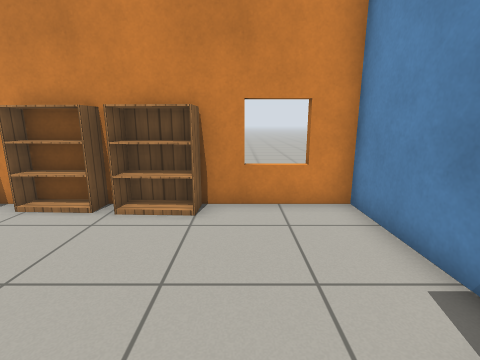
[1] (above)

16 first-person views from a walk through a world built for the Gazebo simulator. The camera is 1 m above the floor, tilts 12° down and sees 85° across. The floor is counted in squares, 0.5 m on a side. Each view is taken from the middle of a square. On the plan, view 1 faces up. The plan holds only what a view shows up to about 16 squares ahead; the rest is blank. The place goes on beyond the plan. Gazebo's built-in surfaces are drawn with simple patterns. Simple shapes stand in for some stock models.

[2]
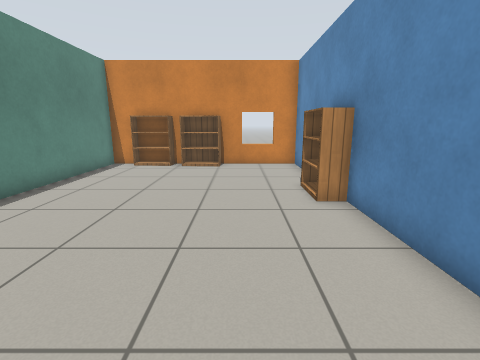

[3]
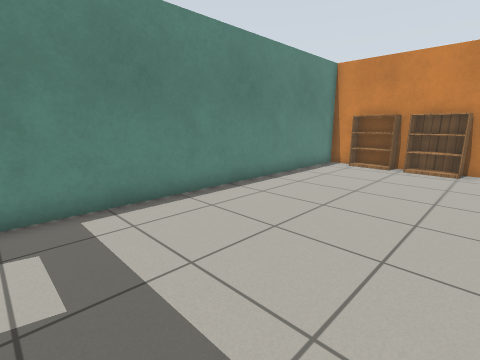

[4]
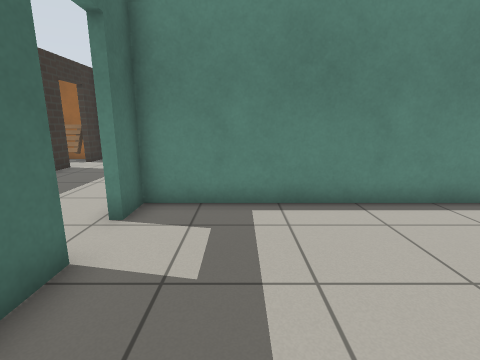

[5]
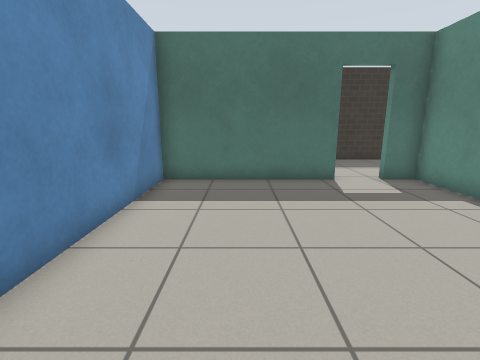

[6]
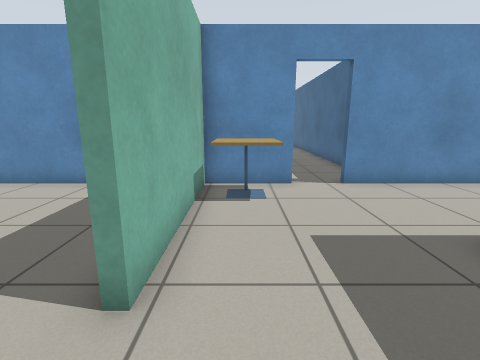

[7]
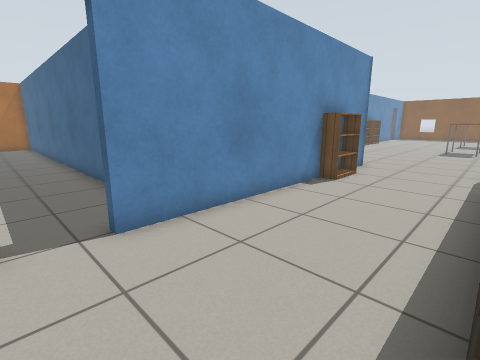

[8]
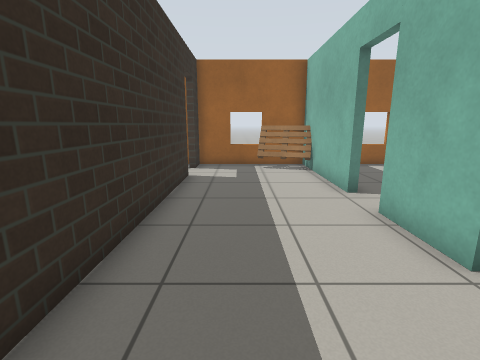

[9]
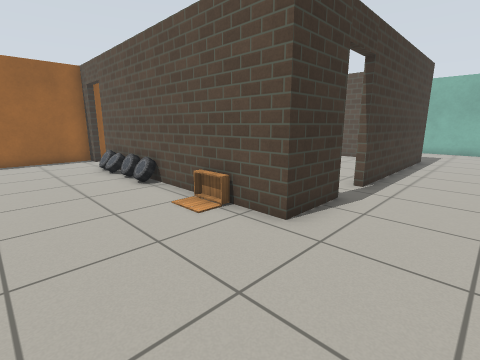

[10]
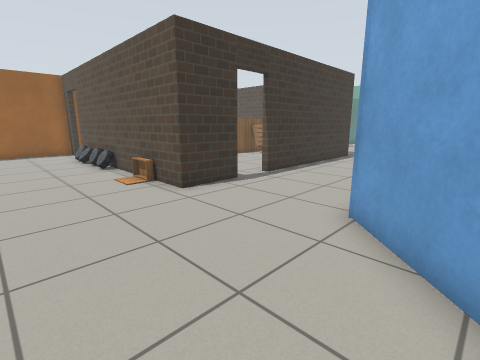

[11]
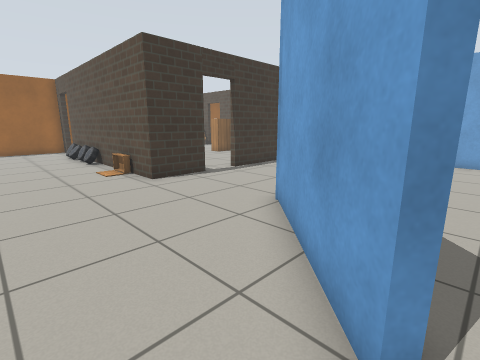

[12]
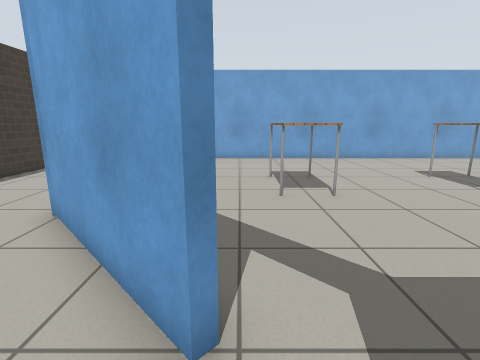

[13]
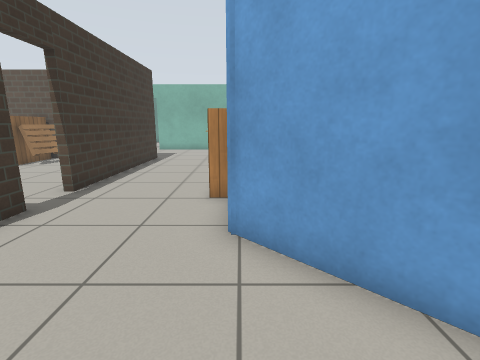

[14]
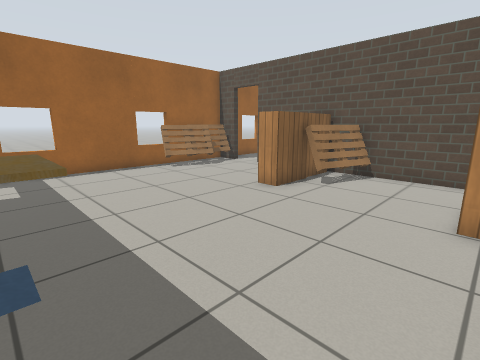

[15]
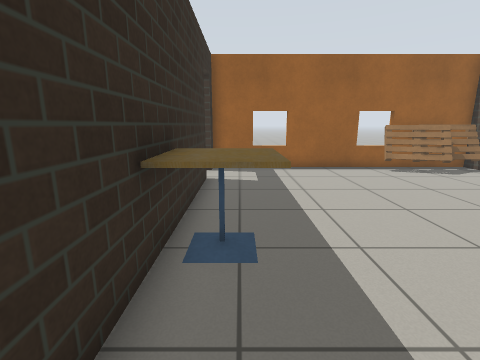

[16]
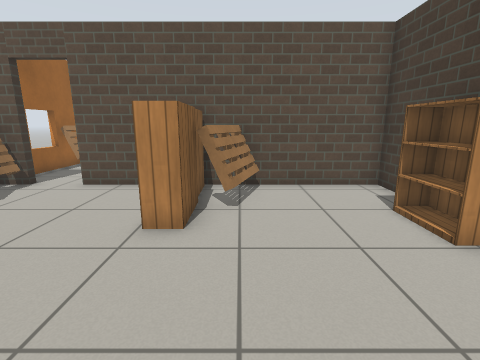

### Floor plan
Points are (right, up) in squares from view 1. A wall is a line through its corners. A room is listed if a view was taken in it or the views show most of it. See-through windows are left out.
Room 1 (views 1, 2, 3, 4, 5)
walls: (-3.5, -8.5) (2.8, -8.5) (2.8, 6.5) (-6.5, 6.5) (-6.5, -8.5) (-5.3, -8.5)
ways out: open door at (-4.5, -9) to room 2
objects: bookshelf (-5, 6) to (-3, 6); bookshelf (-2, 6) to (-1, 6); bookshelf (2, 0) to (2, 1)
Room 2 (views 6, 7, 8, 9, 10, 11, 12, 13)
walls: (-2, -24) (-2, -26.6) (-7.5, -26.6); (-2, -14) (-2, -22.4); (2.8, -11.9) (2.8, -8.8) (-3.5, -8.8); (6.6, -29.1) (2.8, -25.4) (2.8, -13.6); (-5.3, -8.8) (-7.9, -8.8); (-12.4, -14.1) (-3.9, -14.1); (-9.6, -8.8) (-15.3, -8.8) (-15.3, -9.6); (-15.3, -26.6) (-15.3, -30.4); (-15.3, -11.5) (-15.3, -14.1) (-14, -14.1)
ways out: open door at (-4.5, -9) to room 1; open door at (-13.5, -26.5) to room 3; open door at (-13.5, -14) to room 3; open door at (-2, -23.5) to room 3; open door at (-8.5, -9); open door at (3, -12.5); open door at (7.3, -29.7)
objects: pallet (-15, -11) to (-14, -9); car (-12, -27) to (-11, -27); car (-10, -27); car (-9, -27); car (-8, -27); other object (-5, -27) to (-4, -27); cafe table (1, -11) to (2, -10); bookshelf (2, -23) to (3, -21)
Room 3 (views 14, 15, 16)
walls: (-15.3, -18.5) (-15.3, -26.3); (-2.3, -17.8) (-2.3, -14.4) (-12.4, -14.4); (-5.5, -26.3) (-4.1, -26.3); (-12.8, -26.3) (-8.4, -26.3); (-14, -14.4) (-15.4, -14.4)
ways out: open door at (-13.5, -26.5) to room 2; open door at (-13.5, -14) to room 2; open door at (-2, -23.5) to room 2
objects: pallet (-15, -18) to (-14, -16); pallet (-15, -17) to (-14, -15); bookshelf (-9, -18) to (-8, -17); bookshelf (-9, -16) to (-8, -15); cafe table (-8, -26) to (-6, -24); pallet (-7, -17) to (-6, -15); bookshelf (-3, -19) to (-3, -17)

Positions as (right, up) in squares from view 1, and headings:
1: (0, 0), facing up
2: (0, -7), facing up
3: (0, -7), facing up-left
4: (0, -6), facing left
5: (0, 1), facing down
6: (-6, -10), facing right
7: (-2, -12), facing down-right
8: (-2, -12), facing left
9: (1, -31), facing up-left
10: (5, -31), facing up-left
11: (7, -31), facing up-left
12: (7, -31), facing up
13: (3, -30), facing up
14: (-3, -25), facing up-left
15: (-3, -25), facing left
16: (-7, -23), facing up
